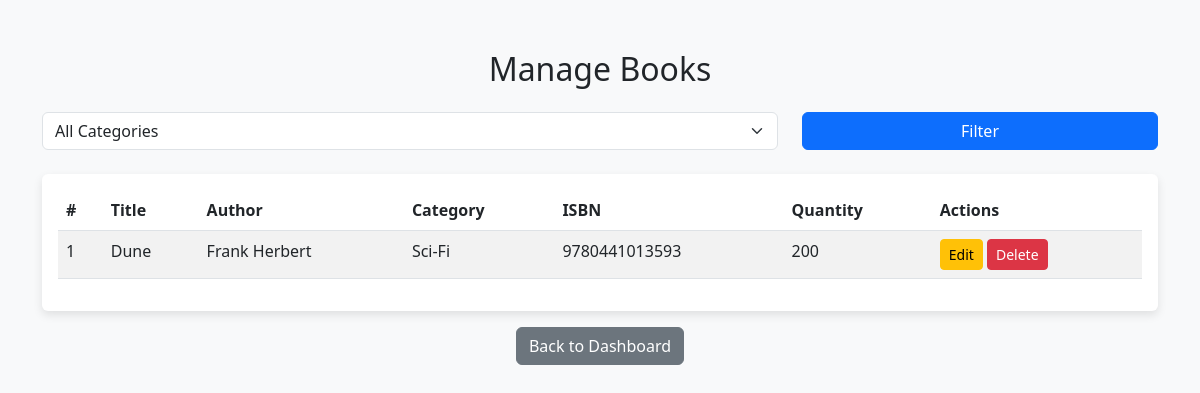
Before: /manage_books.php (signed in) with the older database file.
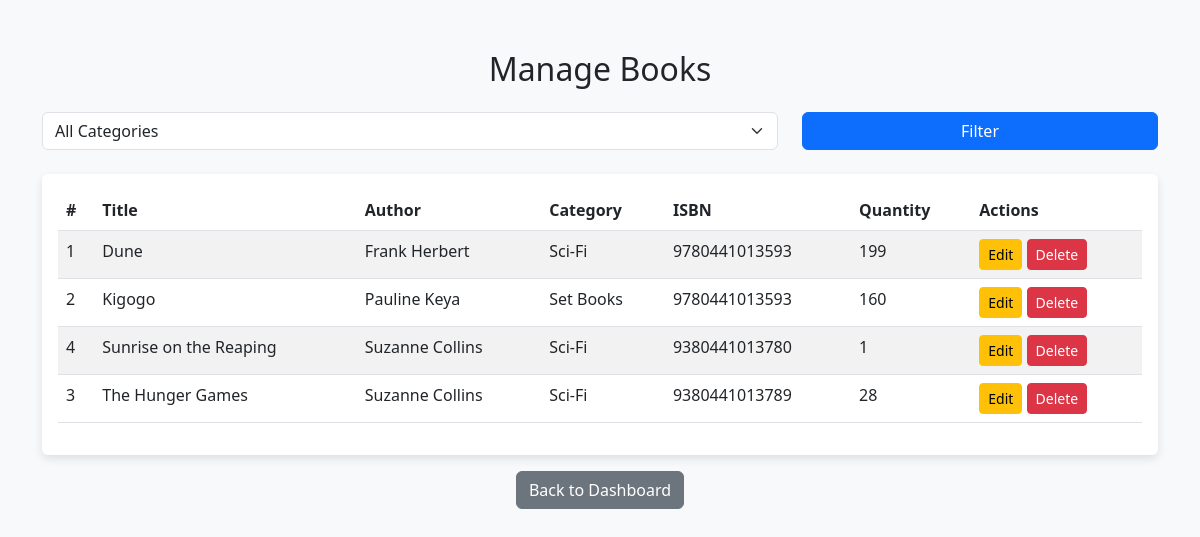
After: the same page with the newer database file.
### tables this page shows
CREATE TABLE `books` (
  `id` int(11) NOT NULL,
  `title` varchar(255) NOT NULL,
  `author` varchar(255) NOT NULL,
  `category_id` int(11) NOT NULL,
  `isbn` varchar(50) NOT NULL,
  `quantity` int(11) NOT NULL,
  `created_at` timestamp NOT NULL DEFAULT current_timestamp(),
  `cover_photo` varchar(255) DEFAULT NULL
);

CREATE TABLE `categories` (
  `id` int(11) NOT NULL,
  `name` varchar(255) NOT NULL,
  `description` text NOT NULL,
  `created_at` timestamp NOT NULL DEFAULT current_timestamp()
);

### manage_books.php (the view, shortened to what this page needs)
<?php
include 'db_connection.php';
$books_sql = "SELECT books.*, categories.name AS category_name
              FROM books
              LEFT JOIN categories ON books.category_id = categories.id";
$books_sql .= " ORDER BY books.title ASC";
$books_result = $conn->query($books_sql);
?>
<!DOCTYPE html>
<html lang="en">
<head>
    <link href="https://cdn.jsdelivr.net/npm/bootstrap@5.3.0/dist/css/bootstrap.min.css" rel="stylesheet">
</head>
<body>
    <div class="container">
        <h2 class="text-center mb-4">Manage Books</h2>
        <form method="GET" class="mb-4">
            <div class="row">
                <div class="col-md-8">
                    <select name="category_id" class="form-select">
                        <option value="">All Categories</option>
                    </select>
                </div>
                <div class="col-md-4">
                    <button type="submit" class="btn btn-primary w-100">Filter</button>
                </div>
            </div>
        </form>
        <div class="card">
            <div class="card-body">
                <table class="table table-striped">
                    <thead>
                        <tr>
                            <th>#</th>
                            <th>Title</th>
                            <th>Author</th>
                            <th>Category</th>
                            <th>ISBN</th>
                            <th>Quantity</th>
                            <th>Actions</th>
                        </tr>
                    </thead>
                    <tbody>
                        <?php if ($books_result->num_rows > 0): ?>
                            <?php while ($book = $books_result->fetch_assoc()): ?>
                                <tr>
                                    <td><?= $book['id'] ?></td>
                                    <td><?= htmlspecialchars($book['title']) ?></td>
                                    <td><?= htmlspecialchars($book['author']) ?></td>
                                    <td><?= htmlspecialchars($book['category_name']) ?></td>
                                    <td><?= htmlspecialchars($book['isbn']) ?></td>
                                    <td><?= $book['quantity'] ?></td>
                                    <td>
                                        <a href="edit_book.php?id=<?= $book['id'] ?>" class="btn btn-warning btn-sm">Edit</a>
                                        <a href="manage_books.php?delete_id=<?= $book['id'] ?>" class="btn btn-danger btn-sm" onclick="return confirm('Are you sure you want to delete this book?');">Delete</a>
                                    </td>
                                </tr>
                            <?php endwhile; ?>
                        <?php else: ?>
                            <tr>
                                <td colspan="7" class="text-center">No books found.</td>
                            </tr>
                        <?php endif; ?>
                    </tbody>
                </table>
            </div>
        </div>
        <div class="mt-3 text-center">
            <a href="librarian_dashboard.php" class="btn btn-secondary">Back to Dashboard</a>
        </div>
    </div>
</body>
</html>

Changed rows visible on the page:
changed books "Dune": quantity "200" → "199"
added books: id "2", title "Kigogo", author "Pauline Keya", category.name "Set Books", isbn "9780441013593", quantity "160"
added books: id "4", title "Sunrise on the Reaping", author "Suzanne Collins", category.name "Sci-Fi", isbn "9380441013780", quantity "1"
added books: id "3", title "The Hunger Games", author "Suzanne Collins", category.name "Sci-Fi", isbn "9380441013789", quantity "28"
